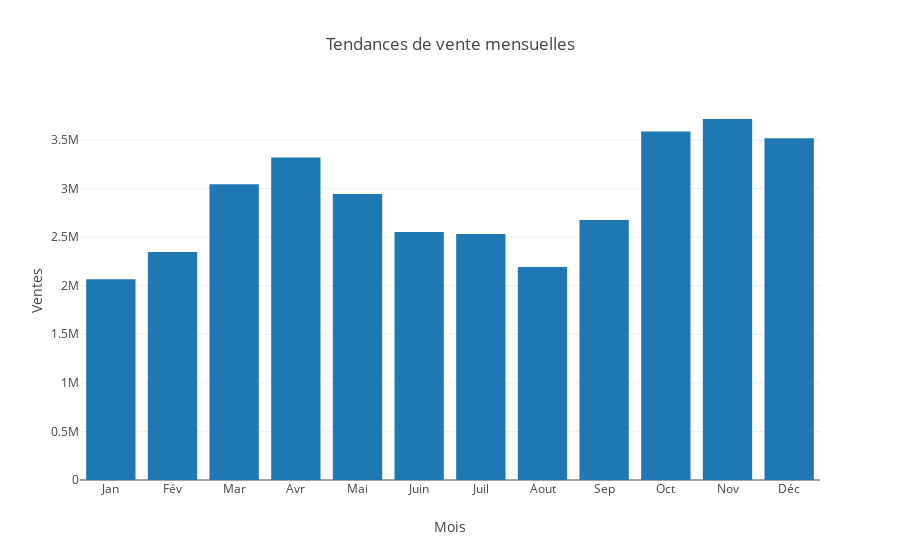
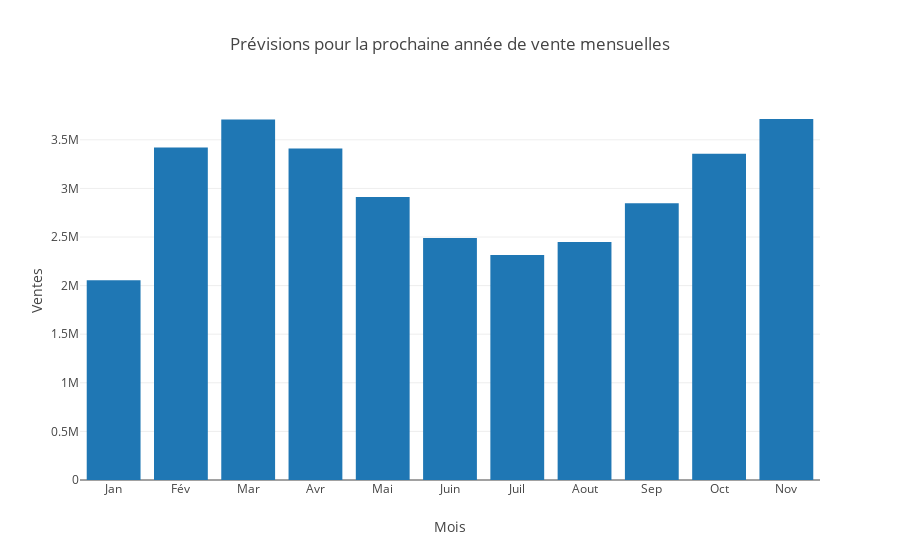

Notebook source saved alongside these figures, in order:
### Code cell
plot(Seq(barChart1), layout1)
plot(Seq(barChart2), layout2)

### Figure 1 — Plotly figure (JSON) as saved in the notebook; plotly's stock layout.template omitted (floating-point values rounded to 4 significant figures)
{"data": [{"type": "bar", "x": ["Jan", "Fév", "Mar", "Avr", "Mai", "Juin", "Juil", "Aout", "Sep", "Oct", "Nov", "Déc"], "y": [2066000.0, 2345000.0, 3043000.0, 3321000.0, 2943000.0, 2553000.0, 2532000.0, 2192000.0, 2675000.0, 3588000.0, 3716000.0, 3518000.0]}], "layout": {"title": "Tendances de vente mensuelles", "xaxis": {"title": "Mois"}, "yaxis": {"title": "Ventes"}}}

### Figure 2 — Plotly figure (JSON) as saved in the notebook; plotly's stock layout.template omitted (floating-point values rounded to 4 significant figures)
{"data": [{"type": "bar", "x": ["Jan", "Fév", "Mar", "Avr", "Mai", "Juin", "Juil", "Aout", "Sep", "Oct", "Nov", "Déc"], "y": [2055000.0, 3421000.0, 3709000.0, 3411000.0, 2912000.0, 2490000.0, 2315000.0, 2449000.0, 2847000.0, 3355000.0, 3714000.0]}], "layout": {"title": "Prévisions pour la prochaine année de vente mensuelles", "xaxis": {"title": "Mois"}, "yaxis": {"title": "Ventes"}}}
